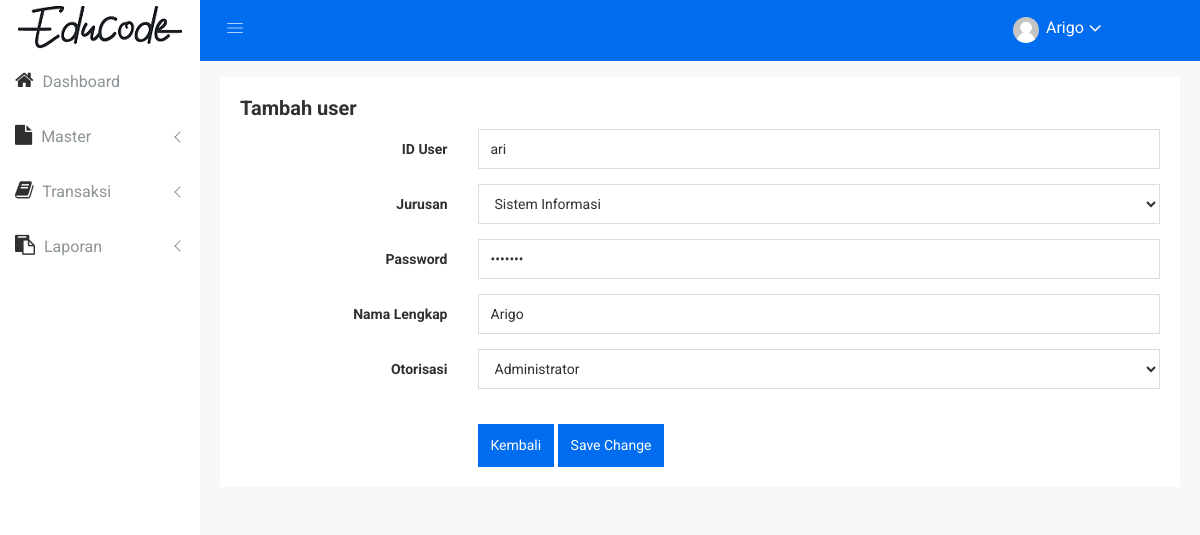
The app's page /index.php?page=user-edit&id_user=ari (signed in), older data.
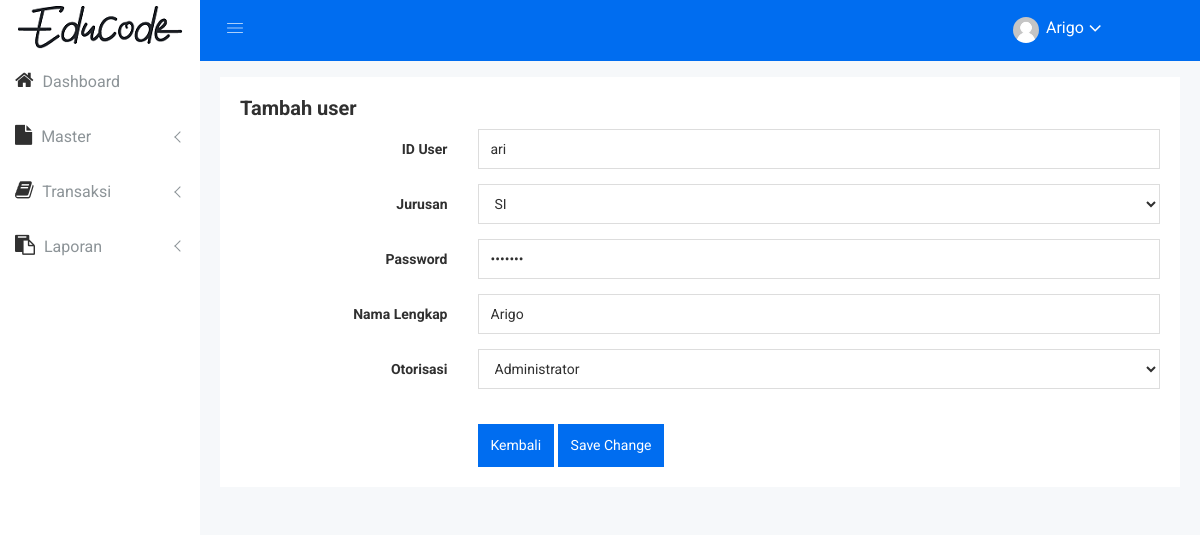
The same page, newer data.
### tables this page shows
CREATE TABLE IF NOT EXISTS `tb_user` (
  `id_user` varchar(45) NOT NULL,
  `id_jurusan` int(11) DEFAULT NULL,
  `password` varchar(45) DEFAULT NULL,
  `nama` varchar(45) DEFAULT NULL,
  `otorisasi` varchar(45) DEFAULT NULL
);

CREATE TABLE IF NOT EXISTS `tb_jurusan` (
`id_jurusan` int(11) NOT NULL,
  `nama_jurusan` varchar(45) DEFAULT NULL
);

### page/user-edit.php (the view, shortened to what the changed rows need)
<?php
	$id_user = $_GET['id_user'];
	$r = $con->query("SELECT * FROM tb_user WHERE id_user = '$id_user'");
	foreach ($r as $rr) {
        $id_user = $rr['id_user'];
?>
<div class="row" style="padding: 20px;">
    <div class="col-lg-12 col-md-12 col-sm-12 col-xs-12">
        <div class="sparkline12-list">
            <div class="sparkline12-hd">
                <div class="main-sparkline12-hd">
                    <h1>Tambah user</h1>
                </div>
            </div>
            <div class="sparkline12-graph">
                <div class="basic-login-form-ad">
                    <div class="row">
                        <div class="col-lg-12 col-md-12 col-sm-12 col-xs-12">
                            <div class="all-form-element-inner">
                                <form  action="controller/act-user-edit.php?id_user=<?php echo $id_user; ?>" method="POST">
                                    <div class="form-group-inner">
                                        <div class="row">
                                            <div class="col-lg-3 col-md-3 col-sm-3 col-xs-12">
                                                <label class="login2 pull-right pull-right-pro">ID User</label>
                                            </div>
                                            <div class="col-lg-9 col-md-9 col-sm-9 col-xs-12">
                                                <input name="id_user" type="text" class="form-control" value="<?php echo $rr['id_user'];?>" />
                                            </div>
                                        </div>
                                    </div>
                                    <div class="form-group-inner">
                                        <div class="row">
                                            <div class="col-lg-3 col-md-3 col-sm-3 col-xs-12">
                                                <label class="login2 pull-right pull-right-pro">Jurusan</label>
                                            </div>
                                            <div class="col-lg-9 col-md-9 col-sm-9 col-xs-12">
                                                <div class="form-select-list">
                                                    <select class="form-control custom-select-value" name="id_jurusan">
                                                        <?php
                                                            $t = $con->query("SELECT * FROM tb_jurusan");
                                                            foreach ($t as $tt) {
                                                        ?>
                                                            <option value="<?php echo $tt['id_jurusan'];?>" <?php if($rr['id_jurusan']==$tt['id_jurusan']){echo "selected"; } ?>><?php echo $tt['nama_jurusan'];?></option>
                                                        <?php
                                                            }
                                                        ?>
                                                    </select>
                                                </div>
                                            </div>
                                        </div>
                                    </div>
                                    <div class="form-group-inner">
                                        <div class="row">
                                            <div class="col-lg-3 col-md-3 col-sm-3 col-xs-12">
                                                <label class="login2 pull-right pull-right-pro">Password</label>
                                            </div>
                                            <div class="col-lg-9 col-md-9 col-sm-9 col-xs-12">
                                                <input name="password" type="password" class="form-control" value="<?php echo $rr['password'];?>" />
                                            </div>
                                        </div>
                                    </div>
                                    <div class="form-group-inner">
                                        <div class="row">
                                            <div class="col-lg-3 col-md-3 col-sm-3 col-xs-12">
                                                <label class="login2 pull-right pull-right-pro">Nama Lengkap</label>
                                            </div>
                                            <div class="col-lg-9 col-md-9 col-sm-9 col-xs-12">
                                                <input name="nama" type="text" class="form-control" value="<?php echo $rr['nama'];?>" />
                                            </div>
                                        </div>
                                    </div>
                                    <div class="form-group-inner">
                                        <div class="row">
                                            <div class="col-lg-3 col-md-3 col-sm-3 col-xs-12">
                                                <label class="login2 pull-right pull-right-pro">Otorisasi</label>
                                            </div>
                                            <div class="col-lg-9 col-md-9 col-sm-9 col-xs-12">
                                                <div class="form-select-list">
                                                    <select class="form-control custom-select-value" name="otorisasi">
                                                        <option value="Administrator" <?php if($rr['otorisasi'] == "Administrator"){echo "selected";}?>>Administrator</option>
                                                    </select>
                                                </div>
                                            </div>
                                        </div>
                                    </div>
                                    <div class="form-group-inner">
                                        <div class="login-btn-inner">
                                            <div class="row">
                                                <div class="col-lg-3"></div>
                                                <div class="col-lg-9">
                                                    <div class="login-horizental cancel-wp pull-left form-bc-ele">
                                                        <a href="index.php?page=user" class="btn btn-sm btn-primary login-submit-cs">Kembali</a>
                                                        <button class="btn btn-sm btn-primary login-submit-cs" type="submit">Save Change</button>
                                                    </div>
                                                </div>
                                            </div>
                                        </div>
                                    </div>
                                </form>
                            </div>
                        </div>
                    </div>
                </div>
            </div>
        </div>
    </div>
</div>
<?php
    }
?>

Row changes from the older to the newer data that the page shows:
changed through a linked row, tb_user "ari": id_jurusan "Sistem Informasi" → "SI"
